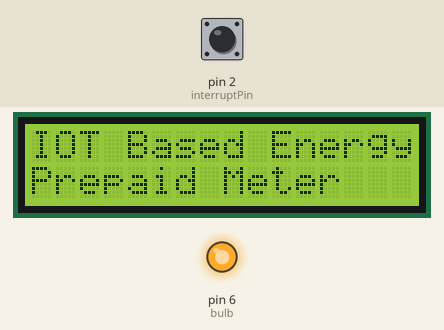
Simulated run of this sketch. Board: Arduino Uno, built with avr-gcc and run on an emulated ATmega328P. On the bench: 16×2 character LCD, output pins drawn as LEDs (lit = HIGH). The inputs (shaded band) are chosen by the test bench; at power-on: pin 2 (interruptPin) HIGH. What the sketch prints to the serial monitor is not drawn.

Above: at 0.1 s.
At 5.6 s:
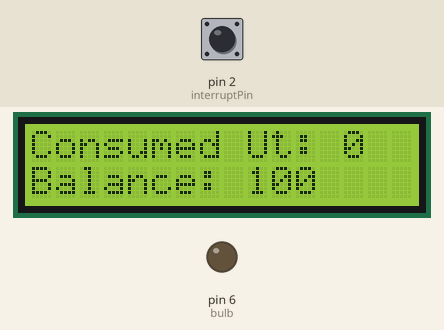
Timing chart, 0 to 7.1 s (numbered marks = the images above):
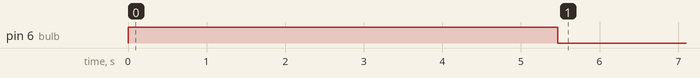

Measured:
- by itself, pin 6 (bulb): HIGH → LOW at 5.5 s

The sketch:

smart_meter_code.ino
```cpp
#include <LiquidCrystal.h>
LiquidCrystal Lcd(8,9,10,11,12,13);


const byte interruptPin = 2;
#define bulb 6
int bulbread;

int p=0;
int b=0;
unsigned int bal=100;

void displaypval(int d)
{
  unsigned int temparray[3],temp;
  for(temp=3;temp>0;temp--)
  {
    temparray[temp-1]= d%10;
    d=d/10;
  }

  for(temp=0;temp<3;temp++)
  {
   Lcd.print(temparray[temp]);
   delay(50);
  }
}

void InitialSerialSetup() {
  Serial.print("ATE0");
  Serial.write(13);
  Serial.write(10);
  delay(700);
  Serial.print("AT+CWMODE=3");
  Serial.write(13);
  Serial.write(10);
  delay(700);
  Serial.print("AT+CWJAP=\"");
  Serial.print("ADMIN123");
  Serial.print("\",\"");
  Serial.print("ADMIN123");
  Serial.print("\"");
  Serial.write(13);
  Serial.write(10);
  delay(1000);
}


void data_uploading(unsigned int sensor1 ,unsigned int sensor2)
{
  Serial.print("AT+CIPSTART=4,\"TCP\",\"www.techpacs.com\",80");              //disbale echo
  Serial.write(13);
  Serial.write(10);
  delay(1000);
  Serial.print("AT+CIPSEND=4,119");
  Serial.write(13);
  Serial.write(10);
  delay(1000);
  Serial.print("GET http://iot.techpacs.com/para_records.php?kid=K_45478&par=_ms1");
  Serial.print(sensor1);
  Serial.print("_2");
  Serial.print(sensor2);
  Serial.print(" HTTP/1.1\r\nHost: www.hostgator.com\r\n\r\n\r\n");
  delay(2000);
  }


void setup()
{
  Serial.begin(115200);
  pinMode(bulb,OUTPUT);
  digitalWrite(bulb,HIGH);
  attachInterrupt(0,Inc1,FALLING);
  Lcd.begin(16,2);      //welcome msg
  Lcd.setCursor(0,0);
  Lcd.print("IOT Based Energy");
  Lcd.setCursor(0,1);
  Lcd.print("Prepaid Meter ");
  InitialSerialSetup();
  delay(3000);
  Lcd.clear();

  }

void loop()
{
  if(bal<=0)
    {
     digitalWrite(bulb,HIGH);
    }
    else
    {
      digitalWrite(bulb,LOW);
    }
     Lcd.setCursor(0,0);
     Lcd.print("Consumed Ut:");
     Lcd.setCursor(13,0);
     Lcd.print(b);
     Lcd.setCursor(0,1);
     Lcd.print("Balance: ");
     Lcd.setCursor(9,1);
     displaypval(bal);

   if(p==3)
   {
     p=0;
     b=b+1;
     bal=bal-5;
     if(bal<=0)
     {
      digitalWrite(bulb,HIGH);
      }
     delay(100);
    }

     Lcd.setCursor(0,0);
     Lcd.print("Consumed Ut:");
     Lcd.setCursor(13,0);
     Lcd.print(b);
     Lcd.setCursor(0,1);
     Lcd.print("Balance: ");
     Lcd.setCursor(9,1);
     displaypval(bal);

    delay(3000);

}

void Inc1()
{
  p++;
  }
```
